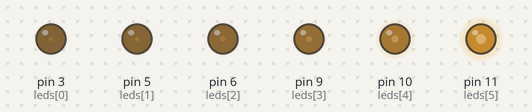
The sketch below on a simulated Arduino Uno, built with avr-gcc and run on an emulated ATmega328P. Parts: output pins drawn as LEDs (lit = HIGH).

Above: at 0.05 s.
At 0.2 s:
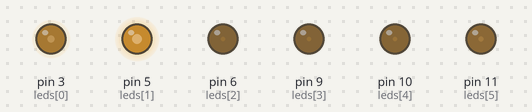
At 0.3 s:
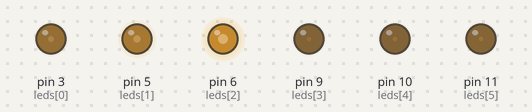
At 0.4 s:
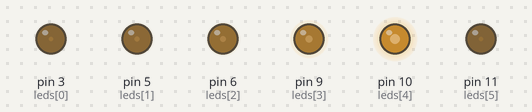
Timing chart, 0 to 3.0 s (numbered marks = the images above):
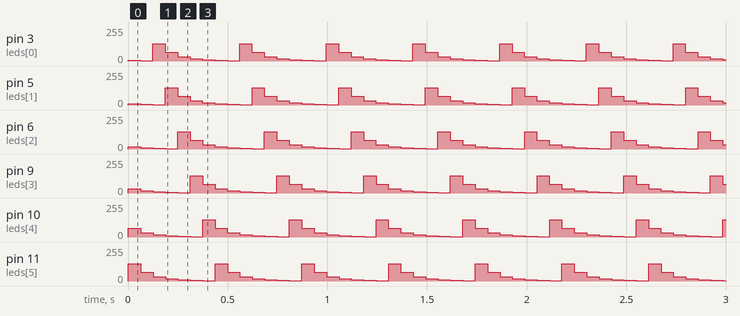

Measured:
- by itself, pin 3 (leds[0]): repeats every 0.43 s: 2/255 0.06 s, 128/255 0.06 s, 64/255 0.06 s, 32/255 0.06 s, 16/255 0.06 s, 8/255 0.06 s, 4/255 0.06 s
- by itself, pin 5 (leds[1]): repeats every 0.43 s: 4/255 0.06 s, 2/255 0.06 s, 128/255 0.06 s, 64/255 0.06 s, 32/255 0.06 s, 16/255 0.06 s, 8/255 0.06 s

The sketch:

wave62.ino
```cpp
int leds[] = {3,5,6,9,10,11};
int pwm_lvls[] = {3,4,5,6,7,8};
float change = 0.0625;


void setup() {
  // put your setup code here, to run once:

}

void loop() {
  // put your main code here, to run repeatedly:
  for (int i=0;i<=5;i++){
    pwm_lvls[i]-=change;
    if (pwm_lvls[i]<=0){
      pwm_lvls[i] = 7.99 + pwm_lvls[i];
    }
  }
  for (int i=0;i<=5;i++){
    analogWrite(leds[i],pow(2,pwm_lvls[i]));
  }
  delay(60);

}
```
